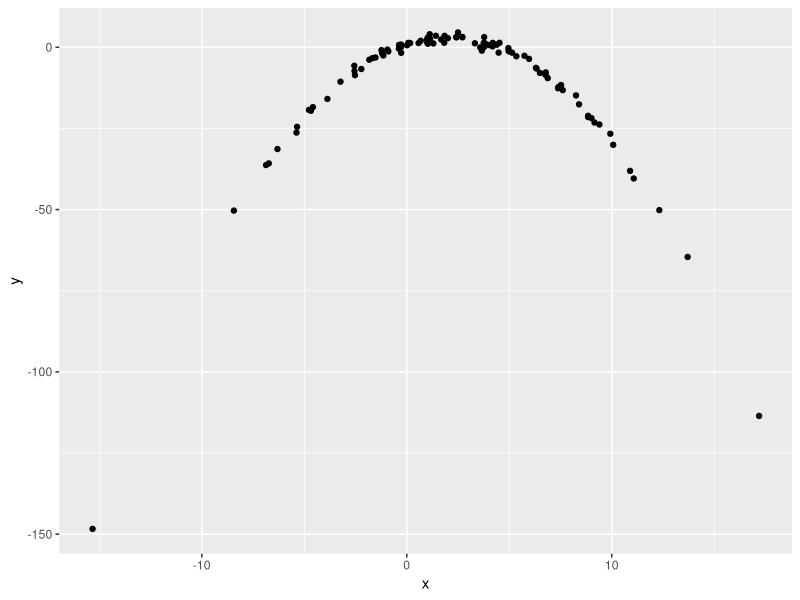

This figure's R source:
## ---- chunk 1
library(tidyverse)

df = tibble(
  x = rnorm(100, 2, 5),
  y = 1+2*x-.5*x^2 +rnorm(100)
)

df %>% 
  ggplot(aes(x=x, y=y))+
  geom_point()
